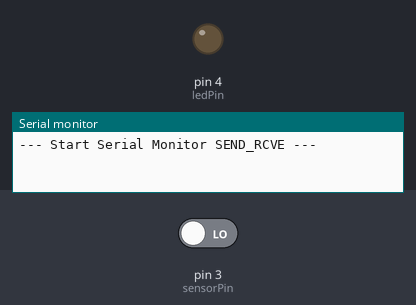
Bench run of a sketch on a simulated Arduino Uno, built with avr-gcc and run on an emulated ATmega328P. On the bench: output pins drawn as LEDs (lit = HIGH), the last lines printed to the serial monitor. The inputs (shaded band) are chosen by the test bench; at power-on: pin 3 (sensorPin) LOW. Pins used as bus, display or sensor lines are not drawn.

Above: at 1.2 s.
1.3 s: pin 3 (sensorPin) driven HIGH
At 2.3 s:
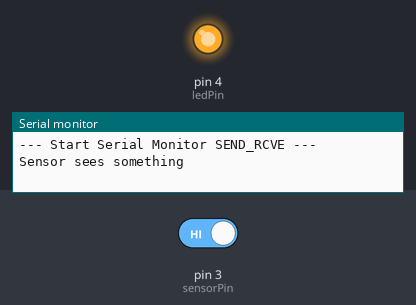
Timing chart, 0 to 4.3 s (numbered marks = the images above; inputs shaded):
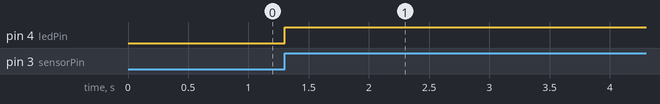

Measured:
- after the input at 1.3 s, pin 4 (ledPin): LOW → HIGH at once

The sketch:

drop-panel-signal.ino
```cpp
// (licence header left out)
/**
*  Sensor
*
*  WHITE  - Vcc
*  YELLOW - GND
*  GREEN  - Sense
*/
const int sensorPin     = 3;
const int sensorPwrPin  = 2;
const int ledPin        = 4;

const int resetTime     = 5000;

int sensorState = 0;
int logState    = 0;

void setupSerialLogging() {
  Serial.begin(9600);
  Serial.println("--- Start Serial Monitor SEND_RCVE ---");
  Serial.println();
}

void setup() {
  pinMode(ledPin, OUTPUT);
  pinMode(sensorPwrPin, OUTPUT);
  pinMode(sensorPin, INPUT);
  digitalWrite(sensorPwrPin, HIGH);
  setupSerialLogging();
}

void loop() {
  sensorState = digitalRead(sensorPin);

  if (sensorState == HIGH) {
    if ( logState == 0 ) {
      Serial.println("Sensor sees something");
      logState = 1;
    }
    digitalWrite(ledPin, HIGH);
    delay(resetTime);
  } else {
    digitalWrite(ledPin, LOW);
    if ( logState == 1 ) {
      Serial.println("Nothing seen, going to sleep");
      logState = 0;
    }
  }
}
```
